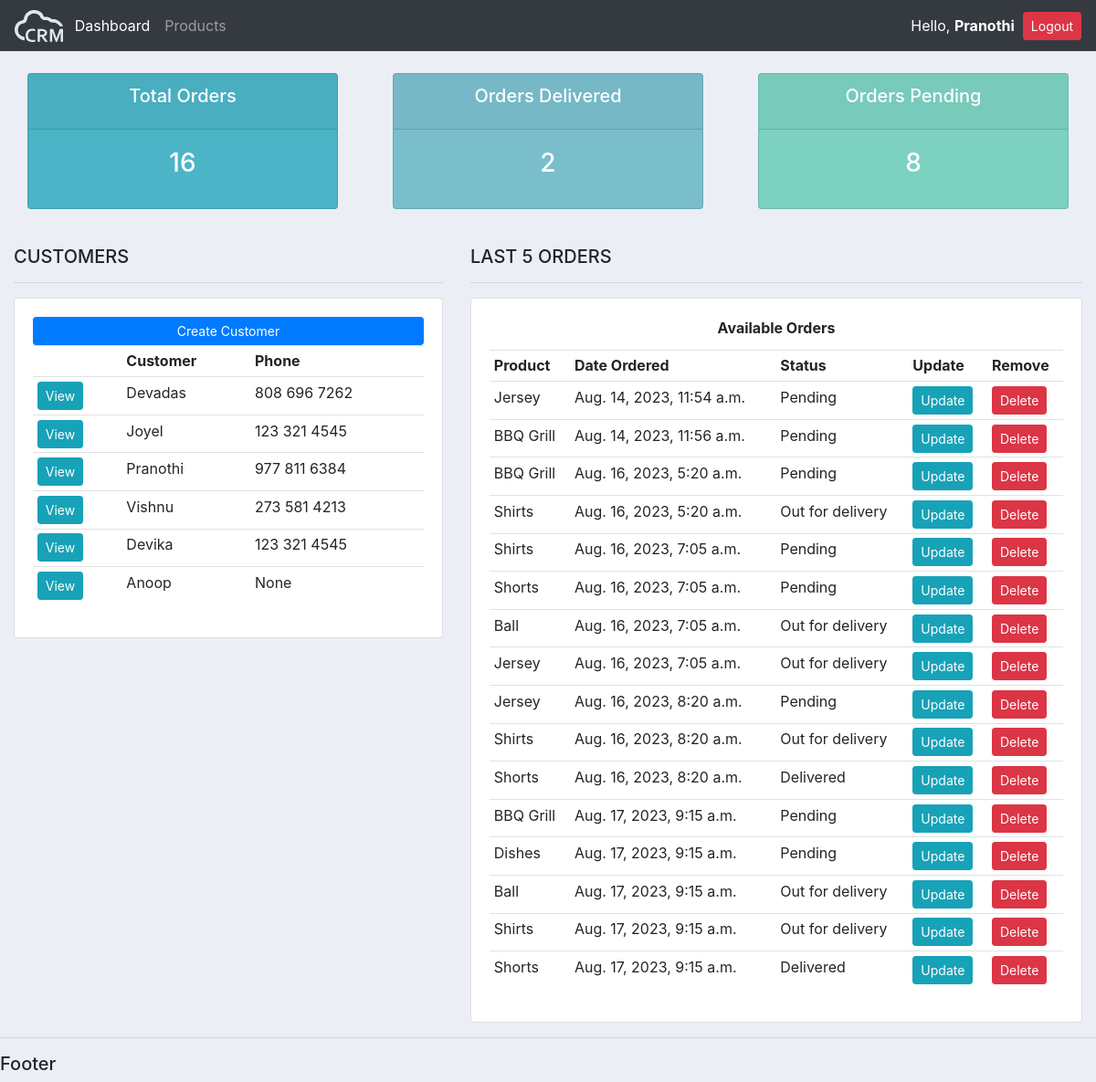
The app's page / (signed in), older data.
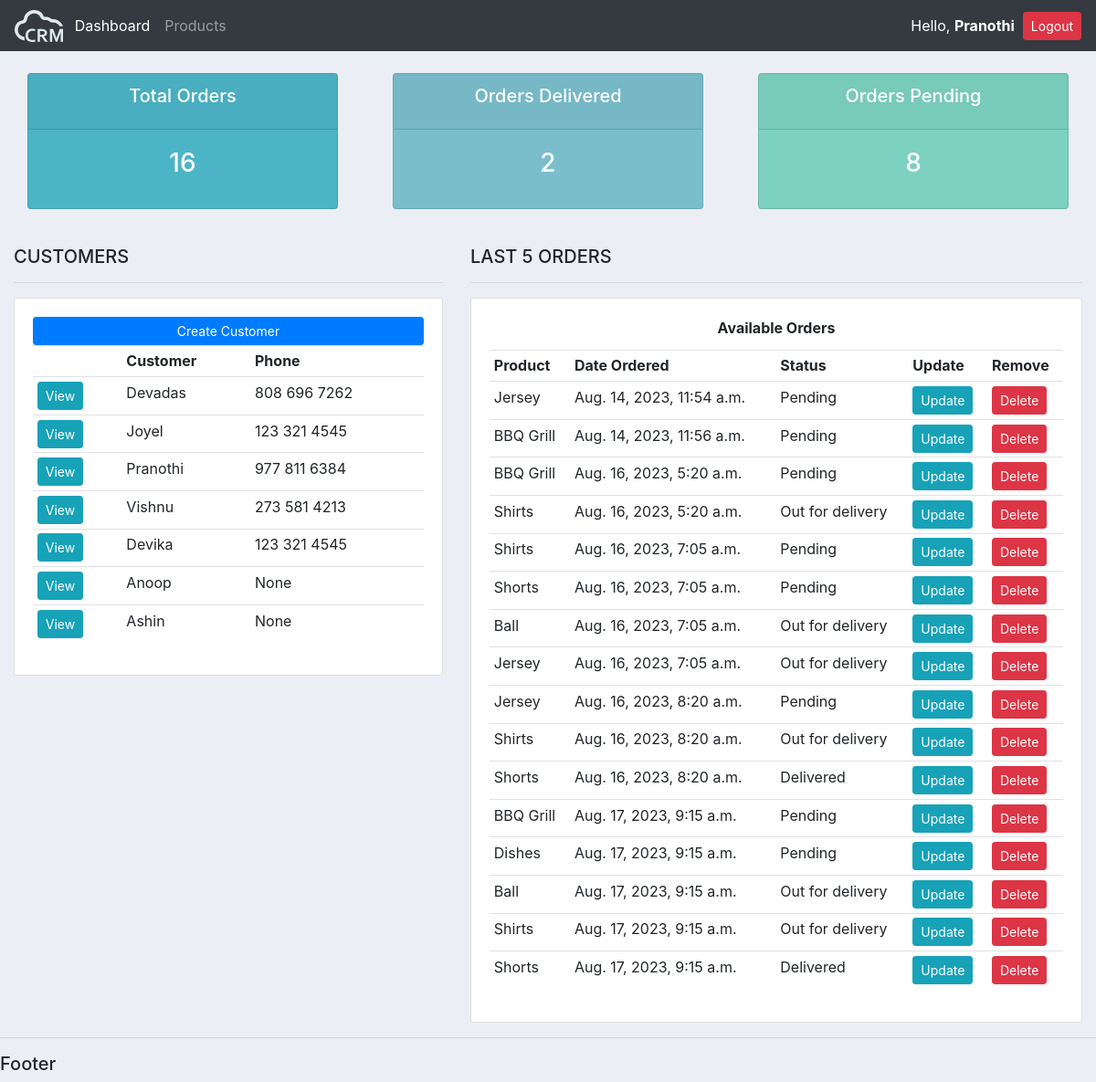
The same page, newer data.
### accounts/models.py (models this page shows, shortened)
class Customer(models.Model):
    user = models.OneToOneField(User, null=True, blank=True, on_delete=models.CASCADE)
    name = models.CharField(max_length = 200, null = True)
    phone = models.CharField(max_length = 200, null = True)
    email = models.CharField(max_length = 200, null = True)
    profile_pic = models.ImageField(default='profile.png' ,null=True, blank=True)
    date_created = models.DateTimeField(auto_now_add = True, null = True)

class Order(models.Model):
    STATUS = (
        ('Pending', 'Pending'),
        ('Out for delivery','Out for delivery'),
        ('Delivered', 'Delivered')
    )
    customer = models.ForeignKey(Customer, null=True, on_delete=models.SET_NULL)
    product = models.ForeignKey(Product, null=True, on_delete=models.SET_NULL)
    date_created = models.DateTimeField(auto_now_add = True, null = True)
    status = models.CharField(max_length = 200, null = True, choices=STATUS)
    note = models.CharField(max_length=200, null = True)

class Product(models.Model):
    CATEGORY = (
        ('Indoor', 'Indoor'),
        ('Outdoor', 'Outdoor')
    )
    name = models.CharField(max_length = 200, null = True)
    price = models.FloatField(null = True)
    category = models.CharField(max_length = 200, null = True, choices=CATEGORY)
    description = models.CharField(max_length = 200, null = True, blank=True)
    date_created = models.DateTimeField(auto_now_add = True, null = True)
    tags = models.ManyToManyField(Tag)
    def __str__(self) -> str:
        return self.name

### accounts/decorators.py (the view)
    def wrapper_function(request, *args, **kwargs):
        group = None
        if request.user.groups.exists():
            group = request.user.groups.all()[0].name
        if group == 'customer':
            return redirect('user-page')
        if group == 'admin':
            return view_func(request, *args, **kwargs)

### accounts/views.py (called while the page is built)
@login_required(login_url='login')
@admin_only
def home(request):
    orders = Order.objects.all()
    customers = Customer.objects.all()
    total_customer = customers.count()
    total_orders = orders.count()
    delivered = orders.filter(status='Delivered').count()
    pending = orders.filter(status='Pending').count()
    context = {'orders': orders, 'customers': customers, 'total_orders':total_orders, 'delivered': delivered, 'pending':pending}
    return render(request,'accounts/dashboard.html', context)

### accounts/templates/accounts/dashboard.html (shortened to what this page needs)
{% extends 'accounts/main.html' %}
{% block content %}
{% include 'accounts/status.html' %}
<br>
<div class="container-fluid">
    <div class="row">
        <div class="col-md-5">
            <h5>CUSTOMERS</h5>
            <hr>
            <div class="card card-body">
                <a class="btn btn-primary btn-sm btn-block" href={% url 'create_customer' %}>Create Customer</a>
                <table class ="table table-sm">
                    <tr>
                        <th></th>
                        <th>Customer</th>
                        <th>Phone</th>
                    </tr>
                    {% for customer in customers %}
                        <tr>
                            <td><a class="btn btn-sm btn-info" href="{% url 'customer' customer.id%}">View</a></td>
                            <td>{{customer.name}}</td>
                            <td>{{customer.phone}}</td>
                        </tr>
                    {% endfor %}
                </table>
            </div>
        </div>
        <div class="col-md-7">
            <h5>LAST 5 ORDERS</h5>
            <hr>
            <div class="card card-body">
                <div class="card-title" style="display:flex; justify-content: center; font-weight: 700">Available Orders</div>
                <table class ="table table-sm">
                    <tr>
                        <th>Product</th>
                        <th>Date Ordered</th>
                        <th>Status</th>
                        <th>Update</th>
                        <th>Remove</th>
                    </tr>
                    {% for order in orders %}
                        <tr>
                            <td>{{order.product}}</td>
                            <td>{{order.date_created}}</td>
                            <td>{{order.status}}</td>
                            <td><a class="btn btn-sm btn-info" href={% url 'update_order' order.id %}>Update</a></td>
                            <td><a class="btn btn-sm btn-danger" href={% url 'delete_order' order.id%}>Delete</a></td>
                        </tr>
                    {% endfor %}
                </table>
            </div>
        </div>
    </div>
</div>
{% endblock  %}

Row changes from the older to the newer data that the page shows:
added Customer: name "Ashin", phone "None"
